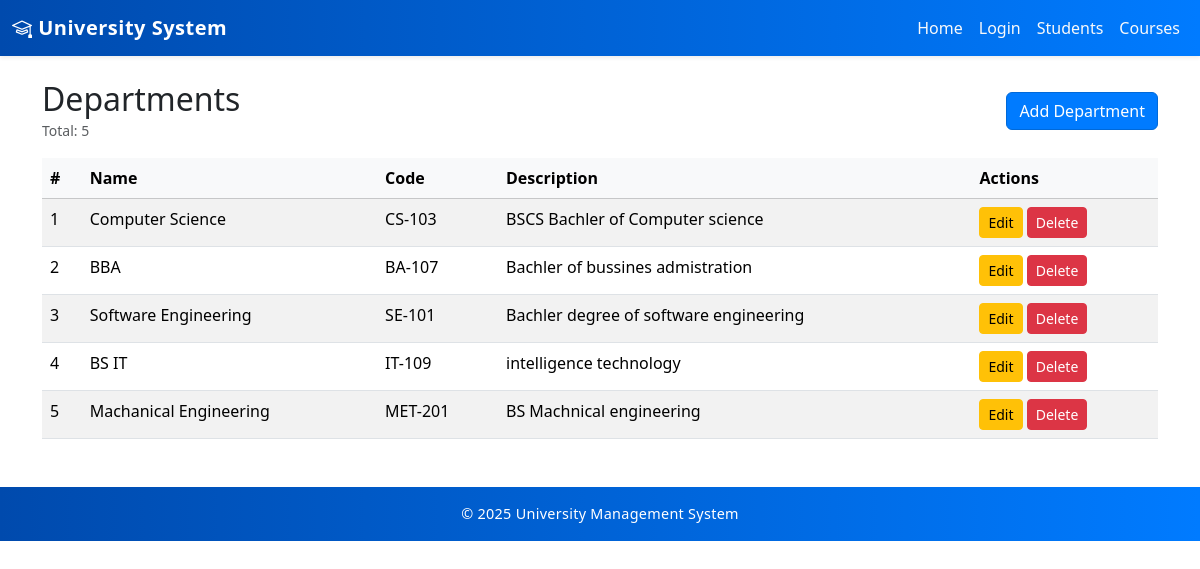
Screenshot of /departments/ with the database file from the repository.
### core/models.py (models this page shows, shortened)
class Department(models.Model):
    name = models.CharField(max_length=100, unique=True)
    code = models.CharField(max_length=20, unique=True)
    description = models.TextField(blank=True, null=True)

### core/views.py (the view)
# urls.py: path('departments/', views.DepartmentListView.as_view(), name='department_list'),
class DepartmentListView(ListView):
    model = Department
    template_name = "core/departments/list.html"
    context_object_name = "departments"

### templates/core/departments/list.html (shortened to what this page needs)
{% extends 'base.html' %}
{% block content %}
<div class="d-flex justify-content-between align-items-center mb-3">
  <div>
    <h2 class="mb-0">Departments</h2>
    <small class="text-muted">Total: {{ departments|length }}</small>
  </div>
  <a class="btn btn-primary" href="{% url 'department_add' %}">Add Department</a>
</div>
<table class="table table-striped table-hover">
  <thead class="table-light">
    <tr>
      <th>#</th>
      <th>Name</th>
      <th>Code</th>
      <th>Description</th>
      <th>Actions</th>
    </tr>
  </thead>
  <tbody>
    {% for department in departments %}
    <tr>
      <td>{{ forloop.counter }}</td>
      <td>{{ department.name }}</td>
      <td>{{ department.code }}</td>
      <td>{{ department.description|default:"—" }}</td>
      <td>
        <a href="{% url 'department_edit' department.pk %}" class="btn btn-sm btn-warning">Edit</a>
        <a href="{% url 'department_delete' department.pk %}" class="btn btn-sm btn-danger">Delete</a>
      </td>
    </tr>
    {% empty %}
    <tr>
      <td colspan="5" class="text-center text-muted">No departments found.</td>
    </tr>
    {% endfor %}
  </tbody>
</table>
{% endblock %}

### static/css/style.css (style rules this page uses)
body { font-family: 'Poppins', sans-serif; background-color: #f4f6f9; color: #333; margin: 0; padding: 0; overflow-x: hidden; }
h1, h2, h3, h4, h5 { font-weight: 600; color: #003366; }
a { text-decoration: none; transition: 0.3s ease; }

### templates/base.html (style rules this page uses)
.btn-primary { background-color: #007bff; border-color: #0069d9; }

### rows the page displays
Department: name "Computer Science", code "CS-103", description "BSCS Bachler of Computer science"
Department: name "BBA", code "BA-107", description "Bachler of bussines admistration"
Department: name "Software Engineering", code "SE-101", description "Bachler degree of software engineering"
Department: name "BS IT", code "IT-109", description "intelligence technology"
Department: name "Machanical Engineering", code "MET-201", description "BS Machnical engineering"

### other values shown
{{ departments|length }} "5"
